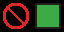

A level layout from a 2D game, rendered from its tile map. Below: a short description, then the map file with its tile-grid data intact:
An orthogonal 2x1 tile map with 32x32 px tiles, 1 tile layer (ground) and 1 object.

<map version="1.10" tiledversion="1.12.2" orientation="orthogonal" renderorder="right-down" width="2.0" height="1" tilewidth="32.0" tileheight="32" infinite="0" nextlayerid="3" nextobjectid="2">
 <tileset firstgid="1" name="rules" tilewidth="32" tileheight="32" tilecount="5" columns="5">
  <image source="../../src/automap-tiles.png" width="160" height="32" />
 </tileset>
 <layer id="1" name="ground" width="2" height="1">
  <data>
   <tile gid="-2147483647" />
   <tile gid="3" />
  </data>
 </layer>
 <objectgroup id="2" name="things">
  <object id="1" gid="-1073741822" x="0" y="32" width="32" height="32" />
 </objectgroup>
</map>
